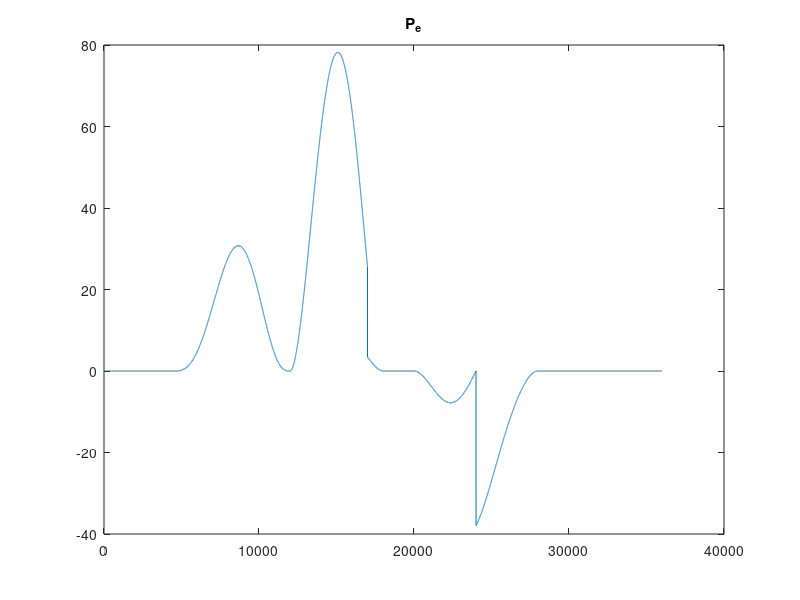
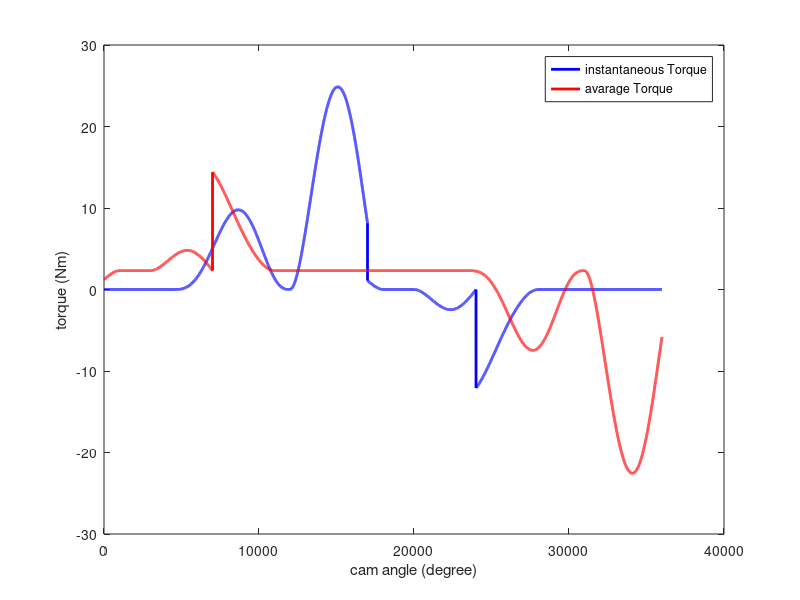
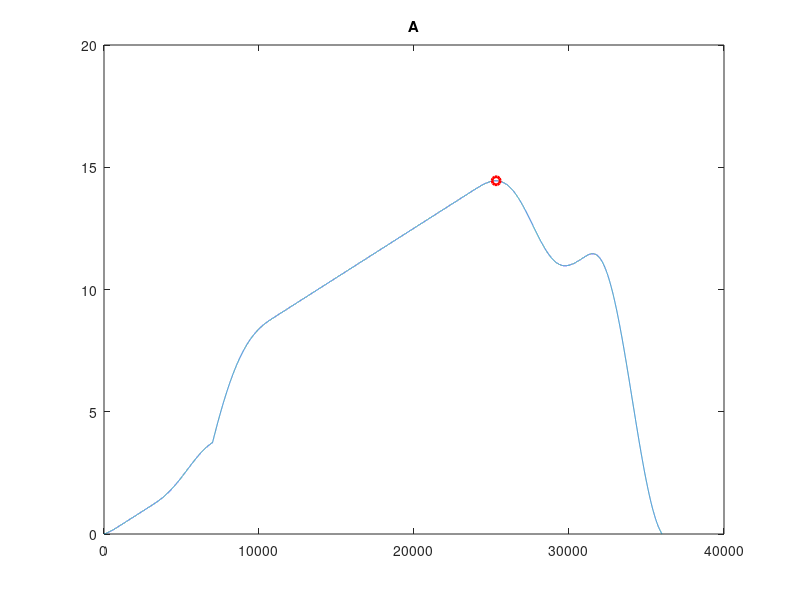

Write MATLAB code to recreate these figures, in order.
clear; close all; clc

out = load('Geometrie_e0.mat');

X = out.S*10^-3;
V = out.V;
A = out.A;
alpha = out.pressure_angle;
omega = out.w;
F_func = out.extload;
m = out.mass;
rho = out.roc_pitch;
N_tot = out.normalforce_tot;
e = out.exc*10^-3;
bcr = out.bcr*10^-3;
rof = out.rof*10^-3;

R0 = bcr + rof;
R = X + R0;
R_no_exc = sqrt(out.xpitch.^2 + out.ypitch.^2)*10^(-3);
P_e0 = N_tot.*sin(alpha).*R.*omega;
P_e02 = N_tot.*sin(alpha).*R_no_exc.*omega;
%figure()
%plot(P_e0)
%figure()
%plot(P_e02)
test = load('Geometrie_e.mat');

Xe = test.S*10^-3;
V = out.V;
A = out.A;
alphae = test.pressure_angle;
omega = out.w;
F_func = out.extload;
m = out.mass;
rho = out.roc_pitch;
N_tote = test.normalforce_tot;
e = test.exc*10^-3;
bcre = test.bcr*10^-3;
rofe = test.rof*10^-3;

R0e = bcre + rofe;
R_no_exc = sqrt(test.xpitch.^2 + test.ypitch.^2);%*10^(-3);

P_e = N_tote.*(e*cos(alphae)+sin(alphae).*(sqrt(R0e^2-e^2)+Xe))*omega;
P_av2 = mean(P_e)
figure()
plot(P_e)
title("P_e")


M = P_e/omega;
M_av = P_av2 ./ test.w
M_delta = M_av - M;
A = cumtrapz(test.theta, [M_delta(17001:end),M_delta(1:17001-1)]);
A_max = max(A);
figure()
plot(M,'b', "linewidth",2)
hold on
%plot(M_av*ones(size(M)),'r', "linewidth",2)
plot([M_delta(17001:end),M_delta(1:17001-1)],'r', "linewidth",2)

legend('instantaneous Torque','avarage Torque')
xlabel("cam angle (degree)")
ylabel("torque (Nm)")
figure()
plot(A)
hold on
plot(360e2-170e2+63e2,A_max,'ro','linewidth',2)
title("A")